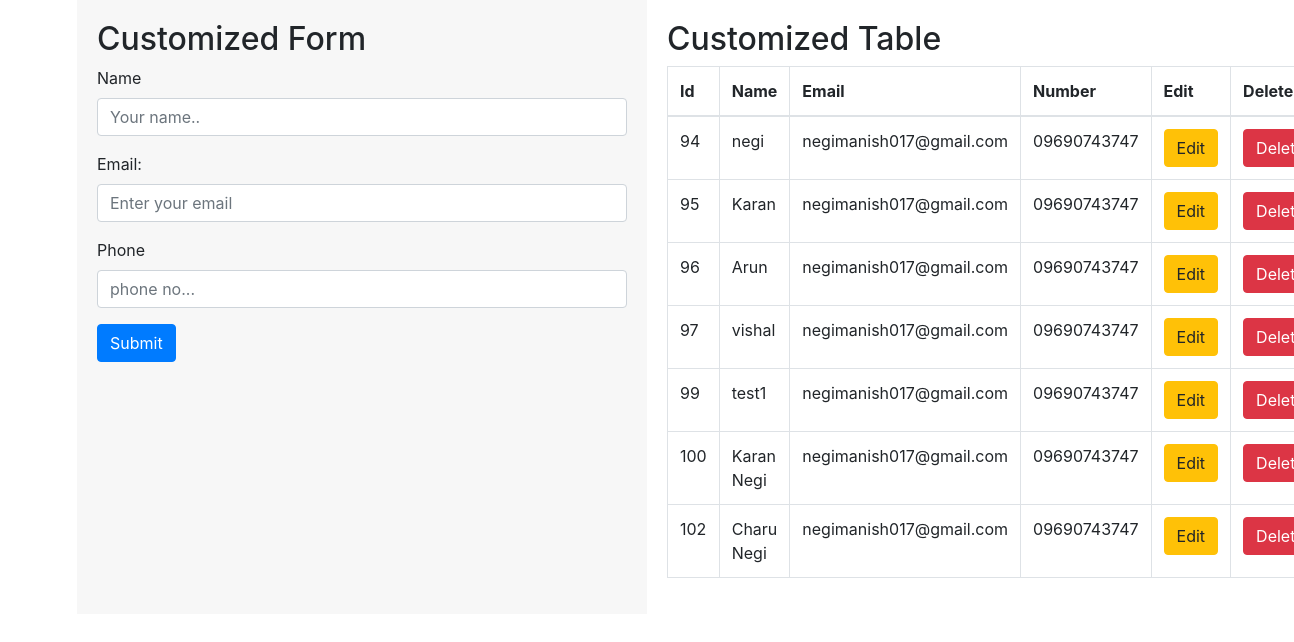
The page / on the database its author committed.
### ajexapp/models.py (models this page shows, shortened)
class Detail(models.Model):
    name = models.CharField(max_length=255)
    email = models.EmailField()
    phone = models.CharField(max_length=15, blank=False, null=False)

### ajexapp/views.py (the view)
# urls.py: path('',views.Showalldata, name="showalldata"),
def Showalldata(request):
    deatil1=Detail.objects.all()
    return render(request,"home1.html",{'deatil1':deatil1})

### templates/home1.html (shortened to what this page needs)
<!DOCTYPE html>
<html lang="en">
<head>
    <link rel="stylesheet" href="https://maxcdn.bootstrapcdn.com/bootstrap/4.5.2/css/bootstrap.min.css">
</head>
<body>
    <div class="container">
        <div class="row">
            <div class="col-md-6 custom-form">
                <h2>Customized Form</h2>
                <form id="fromsubmit" action="" method="POST">
                    <div class="form-group">
                        <label for="name">Name</label>
                        <input type="text" class="form-control" id="name" name="name" placeholder="Your name..">
                    </div>
                    <div class="form-group">
                        <label for="email">Email:</label>
                        <input type="email" class="form-control" name="email" id="email" placeholder="Enter your email">
                    </div>
                    <div class="form-group">
                        <label for="phone">Phone</label>
                        <input type="number" class="form-control" id="phone" name="phone" placeholder="phone no...">
                    </div>
                    <input class="btn btn-primary" type="submit" id="subbtn" value="Submit">
                </form>
            </div>
            <div class="col-md-6 custom-table">
                <h2>Customized Table</h2>
                <table class="table table-bordered">
                    <thead>
                        <tr>
                            <th>Id</th>
                            <th>Name</th>
                            <th>Email</th>
                            <th>Number</th>
                            <th>Edit</th>
                            <th>Delete</th>
                        </tr>
                    </thead>
                    <tbody id="table-body">
                        {% for dt in deatil1 %}
                        <tr>
                            <td>{{dt.id}}</td>
                            <td>{{dt.name}}</td>
                            <td>{{dt.email}}</td>
                            <td>{{dt.phone}}</td>
                            <td><input type="button" class="btn btn-warning btn-edit" data-sid="{{dt.id}}" value="Edit">
                            <td><input type="button" class="btn btn-danger btn-del" data-sid="{{dt.id}}" value="Delete"></td>
                        </tr>
                        {% endfor %}
                    </tbody>
                </table>
            </div>
        </div>
    </div>
</body>
</html>

### templates/home1.html (style rules this page uses)
.custom-form { background-color: #f7f7f7; padding: 20px; }
.custom-table { background-color: #fff; padding: 20px; }

### rows shown on the page
Detail: id "94", name "negi", email "negimanish017@gmail.com", phone "09690743747"
Detail: id "95", name "Karan", email "negimanish017@gmail.com", phone "09690743747"
Detail: id "96", name "Arun", email "negimanish017@gmail.com", phone "09690743747"
Detail: id "97", name "vishal", email "negimanish017@gmail.com", phone "09690743747"
Detail: id "99", name "test1", email "negimanish017@gmail.com", phone "09690743747"
Detail: id "100", name "Karan Negi", email "negimanish017@gmail.com", phone "09690743747"
Detail: id "102", name "Charu Negi", email "negimanish017@gmail.com", phone "09690743747"
